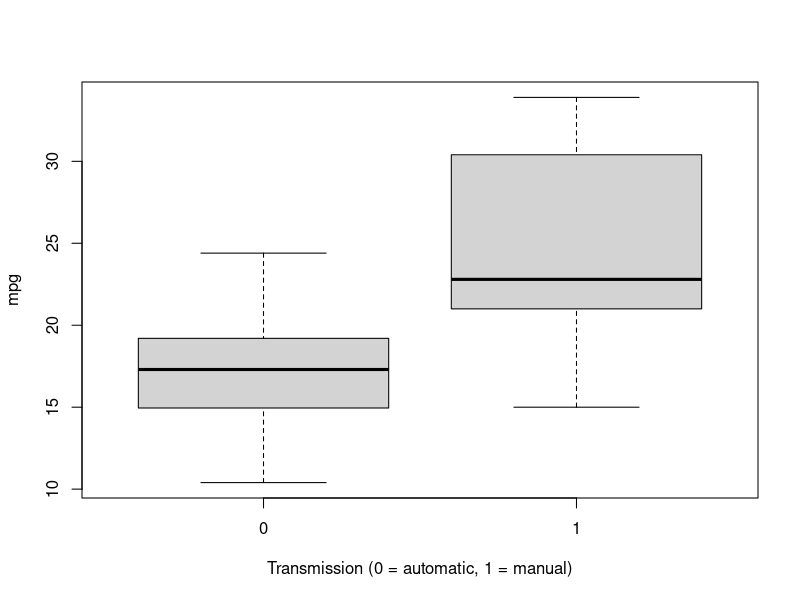
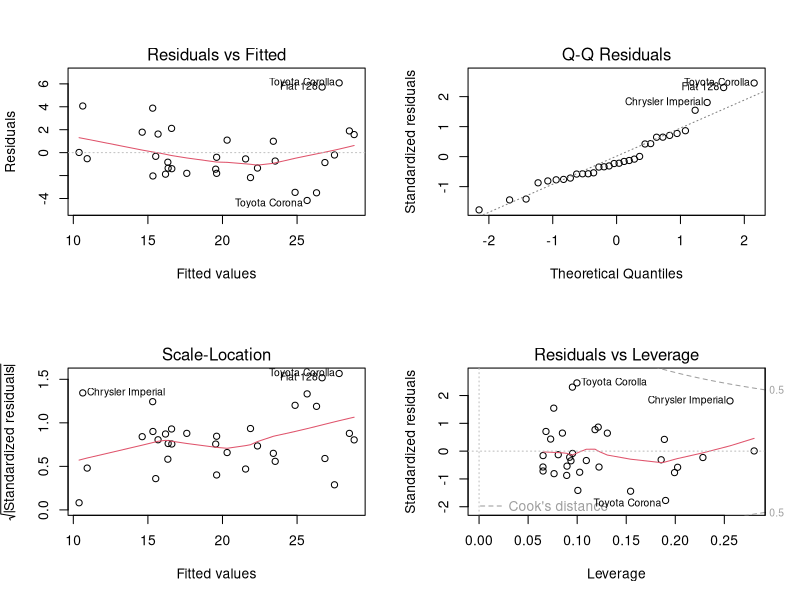

Write the R code that produced these figures, in order.
## ---- chunk 1
mtcars$vs <- as.factor(mtcars$vs)
mtcars$am <- as.factor(mtcars$am)
## ---- chunk 2
boxplot(mpg ~ am, 
        data = mtcars, 
        xlab = "Transmission (0 = automatic, 1 = manual)")
## ---- chunk 3
analysis <- aov(mpg ~ ., data = mtcars)
summary(analysis)
## ---- chunk 4
lm <- lm(mpg ~ cyl + wt + am, data = mtcars)
summary(lm)
## ---- chunk 5
par(mfrow = c(2, 2))
plot(lm)
